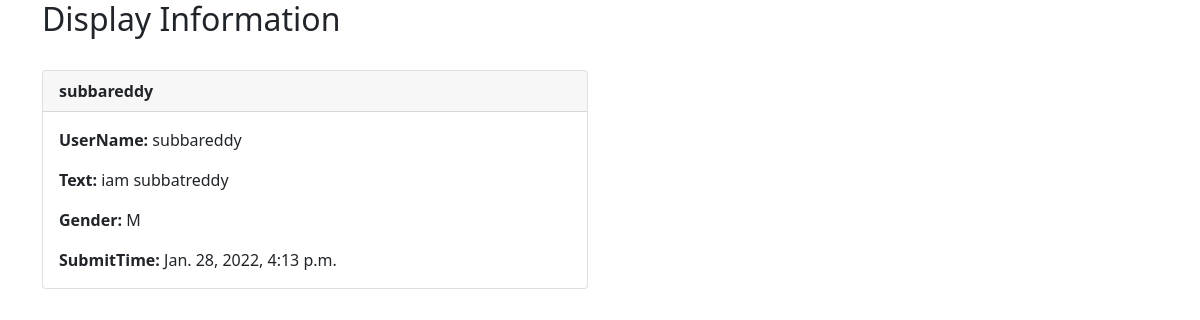
/listmodelform, run on an earlier commit of the app's database.
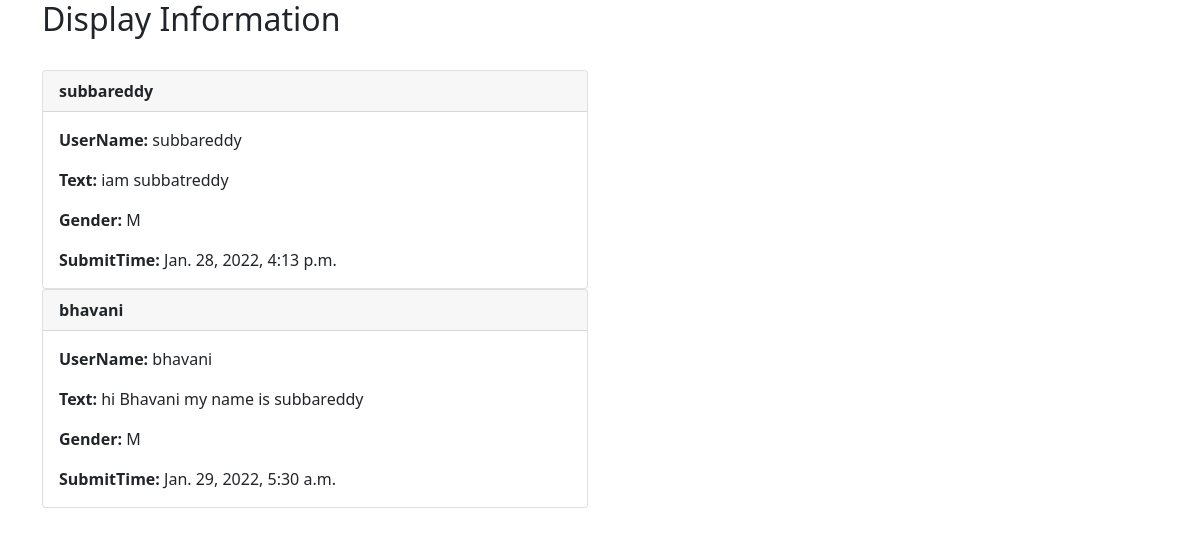
And on a later commit of the database.
### testapp/models.py (models this page shows, shortened)
class Post(models.Model):
    Male='M'
    Female='F'
    Gender_choice=((Male,'Male'),(Female,'Female'))
    username=models.CharField(max_length=20,blank=False,null=False)
    text=models.TextField(blank=False,null=False)
    gender=models.CharField(choices=Gender_choice,max_length=6,default=Male)
    time=models.DateTimeField(auto_now_add=True)

### testapp/views.py (the view)
# urls.py: path('listmodelform', views.list_model_form_view,name='list-model-form'),
def list_model_form_view(request):
    model_list=Post.objects.all()
    return render(request,"testapp/listmodelform.html",{'model_list':model_list})

### templates/testapp/listmodelform.html
{% extends 'testapp/basic.html' %}
{%block content%}
<div class="container">
    <div class="row" >
        <div class="col-lg-6 col-md-12 ">
        <h2>Display Information</h2></br>
            {% for list in model_list %}
            <div class="card">
                <div class="card-header">
                  <strong>{{list.username}}</strong>
                </div>
                <div class="card-body">
                    <p class="card-text"><strong> UserName: </strong>{{list.username}} </p>
                    <p class="card-text"> <strong>Text:  </strong>{{list.text}} </p>
                    <p class="card-text"><strong> Gender: </strong>{{list.gender}} </p>
                    <p class="card-text"><strong> SubmitTime: </strong>{{list.time}} </p>
                </div>
            </div>
            {%endfor%}
        </div>
    </div>
</body>
</html>
{%endblock%}

### templates/testapp/basic.html (shortened to what this page needs)
<!doctype html>
<html lang="en">
  <head>
    <link rel="stylesheet" href="https://stackpath.bootstrapcdn.com/bootstrap/4.4.1/css/bootstrap.min.css">
    <link href="https://cdn.jsdelivr.net/npm/bootstrap@5.1.3/dist/css/bootstrap.min.css" rel="stylesheet">
  </head>
  <body>
    {% block content%}
    {%endblock%}
  </body>
</html>

What changed in the data, as far as the page shows it:
added Post: username "bhavani", text "hi Bhavani my name is subbareddy", gender "M", time "Jan. 29, 2022, 5:30 a.m."
